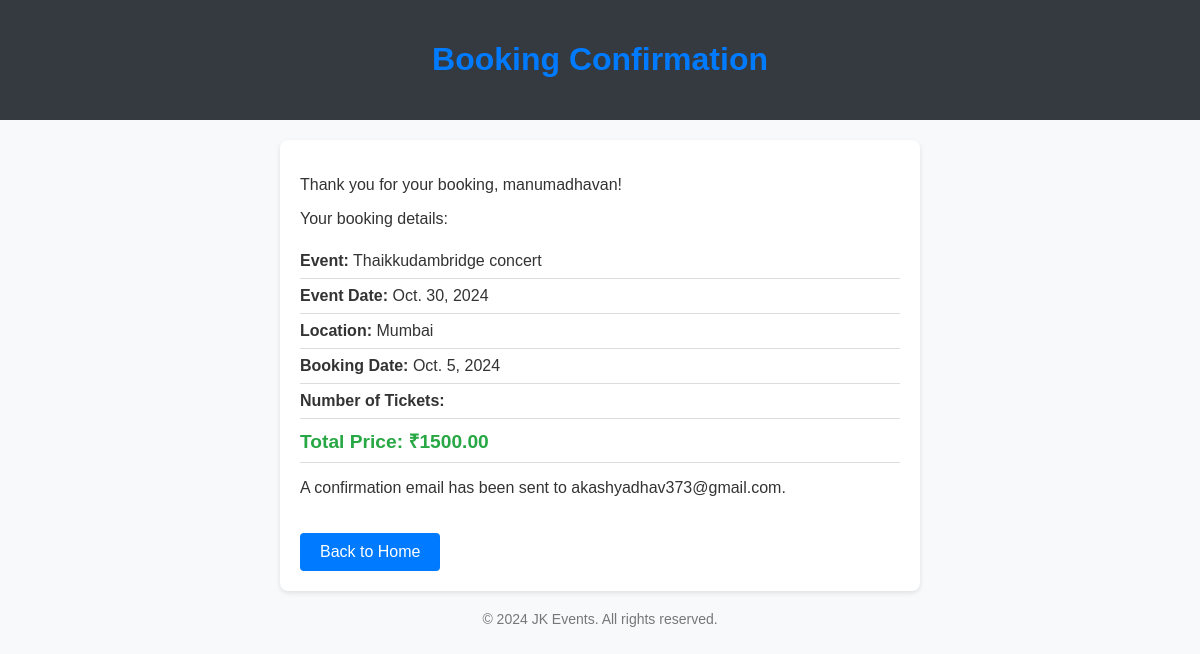
Screenshot of /confirm/74/ (signed in) with the database file from the repository.
### man/models.py (models this page shows, shortened)
class Booking(models.Model):
    user = models.ForeignKey(User, on_delete=models.CASCADE)
    event = models.ForeignKey(Events, on_delete=models.CASCADE)
    name = models.CharField(max_length=255, default='Anonymous')
    contact = models.CharField(max_length=200, default='contactnumber')
    booking_date = models.DateField(blank=True, null=False)
    email = models.EmailField()
    created_at = models.DateTimeField(auto_now_add=True)
    num_tickets = models.PositiveIntegerField(default=1)  # Number of tickets for the booking
    class Meta:
        unique_together = ('user', 'event', 'booking_date')

class Events(models.Model):
    EVENT_TYPES = [
        ('wedding', 'Wedding'),
        ('birthday', 'Birthday Party'),
        ('reception', 'Reception'),
        ('conference', 'Conference'),
        ('other', 'Other Event'),
    ]
    name = models.CharField(max_length=200)
    event_type = models.CharField(max_length=20, choices=EVENT_TYPES, default='other')
    description = models.TextField()
    date = models.DateField()
    location = models.CharField(max_length=100)
    price_per_person = models.DecimalField(max_digits=10, decimal_places=2)

### man/views.py (the view)
# urls.py: path('confirm/<int:booking_id>/', views.confirmation, name='confirmation'),
@login_required
def confirmation(request, booking_id):
    booking = get_object_or_404(Booking, id=booking_id)
    total_price = booking.event.price_per_person * booking.num_tickets  # Calculate based on num_tickets
    subject = 'Your Ticket Confirmation'
    to_email = booking.email
    email_content = render_to_string('ticket_email.html', {
        'booking': booking,
        'user_email': booking.email,
        'total_price': total_price  # Pass the total price to the email template
    })
    try:
        email = EmailMultiAlternatives(subject, '', 'testing450439@gmail.com', [to_email])
        email.attach_alternative(email_content, "text/html")
        email.send(fail_silently=False)
        messages.success(request, 'A confirmation email has been sent to your email address.')
    except Exception as e:
        messages.error(request, f'Error sending email: {e}')
    return render(request, 'confirmation.html', {
        'booking': booking,
        'user_email': booking.email,
        'total_price': total_price  # Pass the total price to the template
    })

### man/templates/confirmation.html (shortened to what this page needs)
<!DOCTYPE html>
<html lang="en">
<head>
</head>
<body>
<header>
    <h1>Booking Confirmation</h1>
</header>
<div class="container">
    <p>Thank you for your booking, {{ booking.name }}!</p>
    <p>Your booking details:</p>
    <ul>
        <li><strong>Event:</strong> {{ booking.event.name }}</li>
        <li><strong>Event Date:</strong> {{ booking.event.date }}</li>
        <li><strong>Location:</strong> {{ booking.event.location }}</li>
        <li><strong>Booking Date:</strong> {{ booking.booking_date }}</li>
        <li><strong>Number of Tickets:</strong> {{ booking.number_of_attendees }}</li>
        <li class="total-price"><strong>Total Price:</strong> ₹{{ total_price }}</li>
    </ul>
    <p>A confirmation email has been sent to {{ user_email }}.</p>
    <a href="{% url 'index' %}" class="back-button">Back to Home</a>
</div>
<footer>
    <p>&copy; 2024 JK Events. All rights reserved.</p>
</footer>
</body>
</html>

### man/templates/confirmation.html (style rules this page uses)
body { font-family: 'Arial', sans-serif; background-color: #f8f9fa; margin: 0; padding: 0; color: #333; }
header { background-color: #343a40; color: #ffffff; padding: 20px; text-align: center; }
.container { width: 80%; max-width: 600px; margin: 20px auto; padding: 20px; background-color: #ffffff; border-radius: 8px; box-shadow: 0 2px 5px rgba(0, 0, 0, 0.1); }
h1 { color: #007bff; }
ul { list-style-type: none; padding: 0; }
li { padding: 8px 0; border-bottom: 1px solid #ddd; }
.total-price { font-weight: bold; font-size: 1.2em; color: #28a745; }
footer { text-align: center; margin-top: 20px; font-size: 14px; color: #777; }
.back-button { display: inline-block; margin-top: 20px; padding: 10px 20px; background-color: #007bff; color: white; border: none; border-radius: 4px; text-decoration: none; font-size: 16px; }

### rows the page displays
Booking: name "manumadhavan", event.name "Thaikkudambridge concert", event "Oct. 30, 2024", event.location "Mumbai", booking_date "Oct. 5, 2024", email "akashyadhav373@gmail.com"

### other values shown
{{ total_price }} "1500.00"
